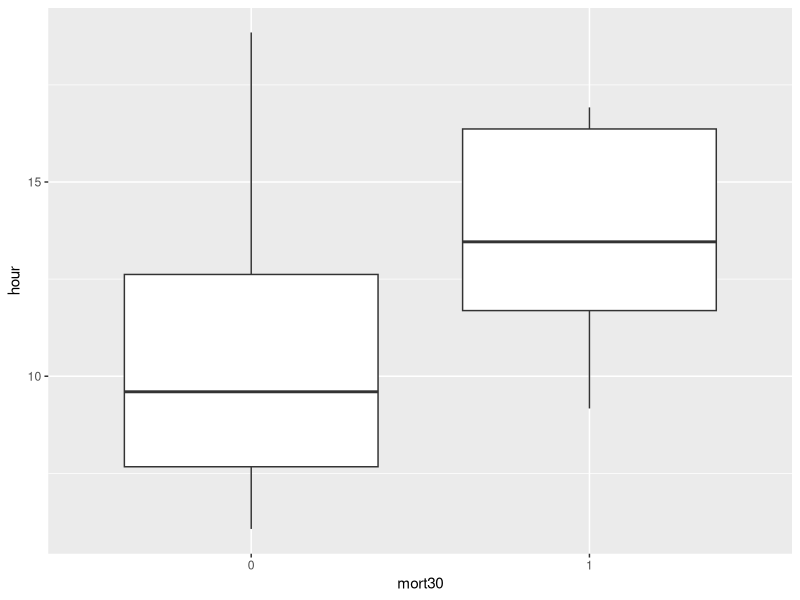
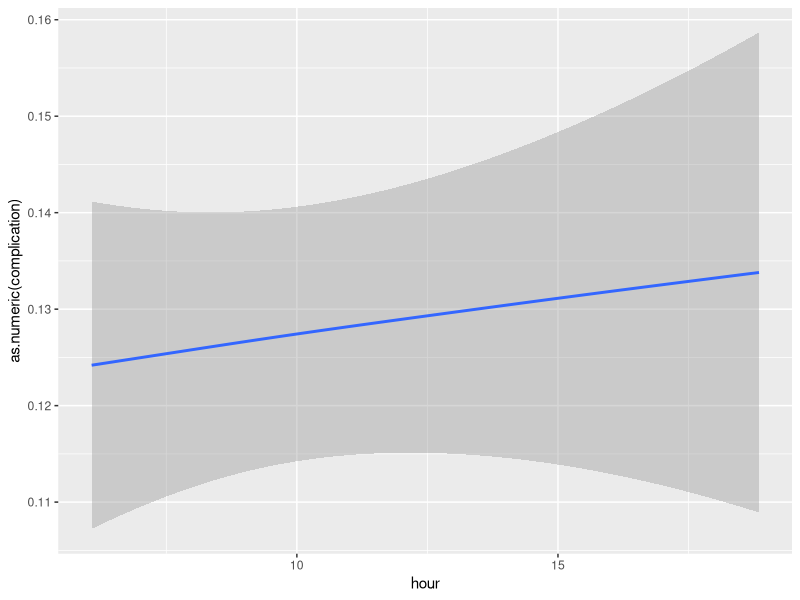
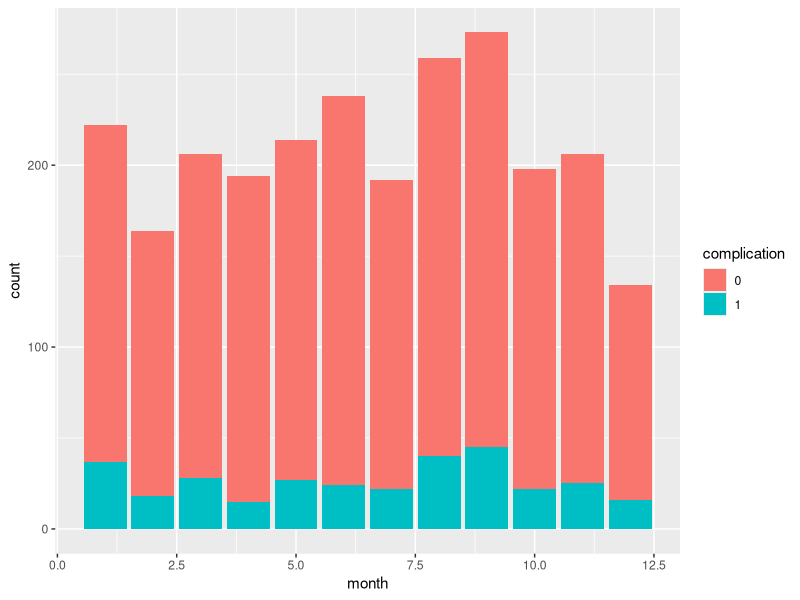
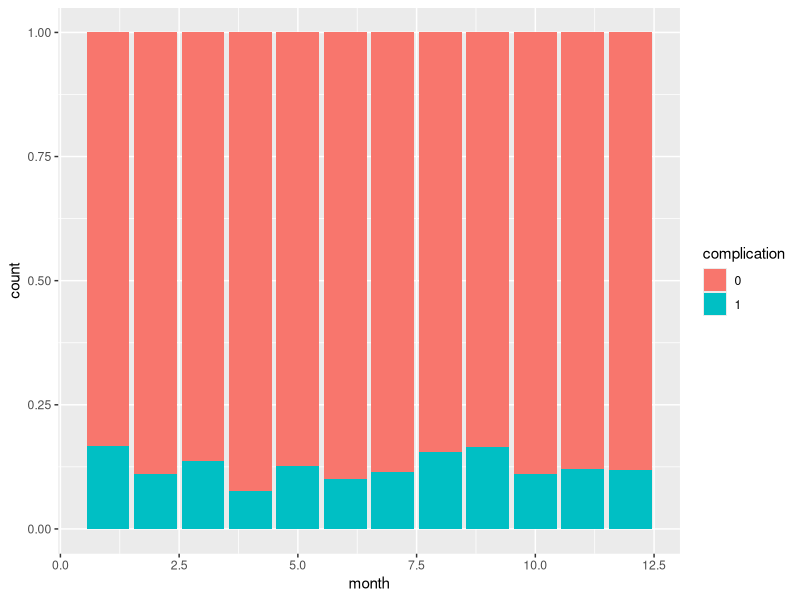

R code for these plots, in order:
## ---- chunk 1
3+3;
## ---- chunk 2
if(!require(tidyverse)) {
  install.packages("tidyverse");
  library(tidyverse);
}
## ---- chunk 3
surgery <- 
  read_csv(file = "surgery_timing_subset.csv");
## ---- chunk 4
surgery <- 
  read_csv(file = "surgery_timing_subset.csv", 
           col_types = cols(
             #This tells R what the default value 
             #should be for each column, if unspecified
             .default = col_character(),
             #These are the names of the column as written 
             #in the first row of the spreadsheet (or the 
             #second column of the data dictionary):
             age = col_double(), 
             bmi = col_double(), 
             mortality_rsi = col_double(), 
             complication_rsi = col_double(), 
             ccsMort30Rate = col_double(), 
             ccsComplicationRate = col_double(), 
             hour = col_double(), 
             dow = col_integer(),
             month = col_integer()));
## ---- chunk 5
surgery;
## ---- chunk 6
ggplot(data = surgery) + 
  geom_boxplot(mapping = 
                 aes(x = mort30, 
                     y = hour));
## ---- chunk 7
ggplot(data = surgery) + 
  geom_smooth(mapping = 
                 aes(x = hour, 
                     y = as.numeric(complication)));
## ---- chunk 8
ggplot(data = surgery) + 
  geom_bar(mapping = 
               aes(x = month, 
                   fill = complication));
## ---- chunk 9
ggplot(data = surgery) + 
  geom_bar(mapping = 
               aes(x = month, 
                   fill = complication),
           position = "fill");
